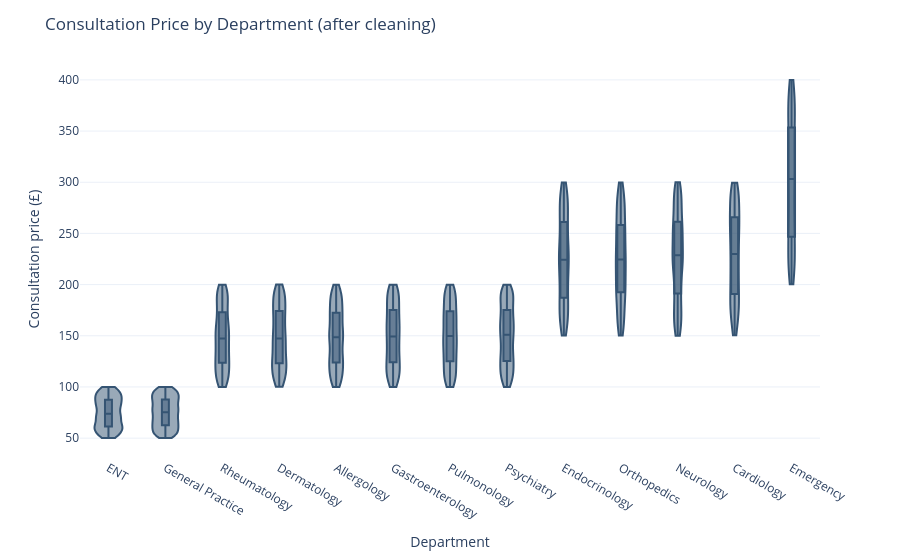

Notebook code cell kept with this figure:
### Code cell
# Departments ordered by median price
order = df_cleaned.groupby('Department', observed=True)['Consultation Price'].median().sort_values().index.astype(str).tolist()

fig = px.violin(df_cleaned, x="Department", y="Consultation Price", box=True, category_orders={"Department": order}, color_discrete_sequence=['#355473'])
fig.update_traces(spanmode="hard")  # the violins stop at the real minimum and maximum
fig.update_layout(template="plotly_white", title="Consultation Price by Department (after cleaning)", xaxis_title="Department", yaxis_title="Consultation price (£)")
fig.show()

### Figure 1 — Plotly figure (JSON) as saved in the notebook; plotly's stock layout.template omitted (floating-point values rounded to 4 significant figures; data arrays with more than 128 entries replaced by an {"elided": "..."} marker saying what was removed)
{"data": [{"alignmentgroup": "True", "box": {"visible": true}, "hovertemplate": "Department=%{x}<br>Consultation Price=%{y}<extra></extra>", "legendgroup": "", "marker": {"color": "#355473"}, "name": "", "offsetgroup": "", "orientation": "v", "scalegroup": "True", "showlegend": false, "spanmode": "hard", "type": "violin", "x": {"elided": "10000 str values"}, "x0": " ", "xaxis": "x", "y": {"elided": "10000 float values"}, "y0": " ", "yaxis": "y"}], "layout": {"legend": {"tracegroupgap": 0}, "margin": {"t": 60}, "title": {"text": "Consultation Price by Department (after cleaning)"}, "violinmode": "group", "xaxis": {"anchor": "y", "categoryarray": ["ENT", "General Practice", "Rheumatology", "Dermatology", "Allergology", "Gastroenterology", "Pulmonology", "Psychiatry", "Endocrinology", "Orthopedics", "Neurology", "Cardiology", "Emergency"], "categoryorder": "array", "domain": [0.0, 1.0], "title": {"text": "Department"}}, "yaxis": {"anchor": "x", "domain": [0.0, 1.0], "title": {"text": "Consultation price (£)"}}}}
